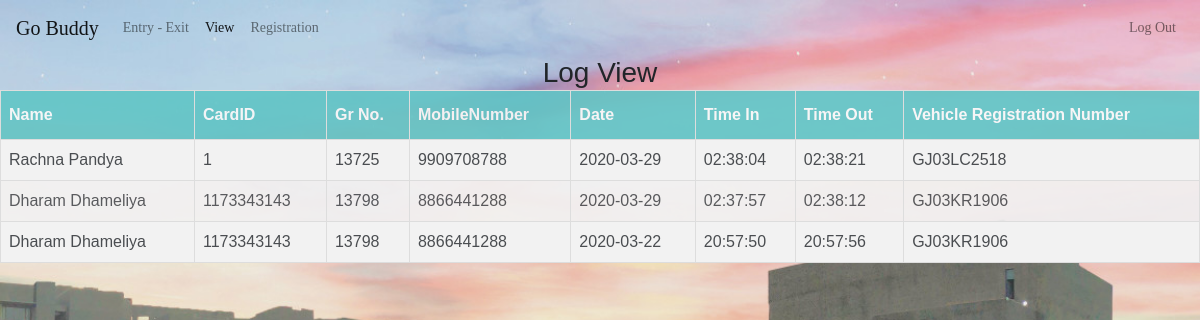
The app's page /view.php (signed in) with its own data.
### tables this page shows
CREATE TABLE `logs_show` (
  `id` int(6) UNSIGNED NOT NULL,
  `CardID` double DEFAULT NULL,
  `GRNO` int(10) NOT NULL,
  `username` varchar(30) DEFAULT NULL,
  `MobileNumber` double DEFAULT NULL,
  `DateLog` date DEFAULT NULL,
  `TimeIn` time DEFAULT NULL,
  `TimeOut` time DEFAULT NULL,
  `VehicleRegistrationNumber` varchar(10) DEFAULT NULL,
  `flag` tinyint(1) DEFAULT 0
);

### view.php (the view, shortened to what this page needs)
<!DOCTYPE html>
<html>
<head>
	<link rel="stylesheet" href="https://cdnjs.cloudflare.com/ajax/libs/font-awesome/4.7.0/css/font-awesome.min.css">
	<link href="css/bootstrap.min.css" rel='stylesheet' type='text/css' />
	<link href="css/main.css" rel='stylesheet' type='text/css' />
</head>
<body>
	<nav class="navbar navbar-expand-lg navbar-light navbar-inverse">
		<a class="navbar-brand" href="entry_exit.php">Go Buddy</a>
		<div class="collapse navbar-collapse" id="navbarSupportedContent">
			<ul class="navbar-nav mr-auto">
				<li class="nav-item">
					<a class="nav-link" href="entry_exit.php">Entry - Exit </a>
				</li>
				<li class="nav-item active">
					<a class="nav-link" href="view.php">View <span class="sr-only">(current)</span></a>
				</li>
				<li class="nav-item">
					<a class="nav-link" href="registration.php">Registration</a>
				</li>
			</ul>
			<ul class="navbar-nav">
				<li class="nav-item">
					<a class="nav-link" href="logout.php">Log Out</a>
				</li>
			</ul>
		</div>
	</nav>
	<div class="head">
		<h3 align="center">Log View</h3>
	</div>
	<div>
		<table id='table'>
			<TR>
				<TH>Name</TH>
				<TH>CardID</TH>
				<TH>Gr No.</TH>
				<TH>MobileNumber</TH>
				<TH>Date</TH>
				<TH>Time In</TH>
				<TH>Time Out</TH>
				<TH>Vehicle Registration Number</TH>
			</TR>
			<?php
			require 'connectDB.php';
			if (isset($_SESSION["id"])) {
				$sql = "SELECT * FROM logs_show ORDER BY id DESC";
				$result = mysqli_query($conn, $sql);
				if (mysqli_num_rows($result) > 0) {
					while ($row = mysqli_fetch_assoc($result)) {
						?>
						<TR>
							<TD>
								<?php echo $row['username']; ?>
							</TD>
							<TD>
								<?php echo $row['CardID']; ?>
							</TD>
							<TD>
								<?php echo $row['GRNO']; ?>
							</TD>
							<TD>
								<?php echo $row['MobileNumber']; ?>
							</TD>
							<TD>
								<?php echo $row['DateLog']; ?>
							</TD>
							<TD>
								<?php echo $row['TimeIn']; ?>
							</TD>
							<TD>
								<?php echo $row['TimeOut']; ?>
							</TD>
							<TD>
								<?php echo $row['VehicleRegistrationNumber']; ?>
							</TD>
						</TR>
						<?php
					}
				}
			} else
				header("location: index.php");
			exit;
			?>

### css/main.css (style rules this page uses)
body { background-image: url("../image/mef.jpg"); background-repeat: no-repeat; background-position: top right; background-size: cover; background-attachment: fixed; }
#table { font-family: "Trebuchet MS", Arial, Helvetica, sans-serif; border-collapse: collapse; width: 100%; }
#table td, #table th { border: 1px solid #ddd; padding: 8px; opacity: 0.8; }
#table tr:nth-child(even) { background-color: #f2f2f2; }
#table tr:nth-child(odd) { background-color: #f2f2f2; opacity: 0.9; }
#table th { opacity: 0.6; padding-top: 12px; padding-bottom: 12px; text-align: left; background-color: #00A8A9; color: white; }
* { margin: 0px; padding: 0px; box-sizing: border-box; }
body, html { height: 100%; font-family: Poppins-Regular, sans-serif; }
a { font-family: Poppins-Regular; font-size: 14px; line-height: 1.7; color: #666666; margin: 0px; transition: all 0.4s; -webkit-transition: all 0.4s; -o-transition: all 0.4s; -moz-transition: all 0.4s; }
h1, h2, h3, h4, h5, h6 { margin: 0px; }
ul, li { margin: 0px; list-style-type: none; }

### records on screen
logs_show: username "Rachna Pandya", CardID "1", GRNO "13725", MobileNumber "9909708788", DateLog "2020-03-29", TimeIn "02:38:04", TimeOut "02:38:21", VehicleRegistrationNumber "GJ03LC2518"
logs_show: username "Dharam Dhameliya", CardID "1173343143", GRNO "13798", MobileNumber "8866441288", DateLog "2020-03-29", TimeIn "02:37:57", TimeOut "02:38:12", VehicleRegistrationNumber "GJ03KR1906"
logs_show: username "Dharam Dhameliya", CardID "1173343143", GRNO "13798", MobileNumber "8866441288", DateLog "2020-03-22", TimeIn "20:57:50", TimeOut "20:57:56", VehicleRegistrationNumber "GJ03KR1906"
